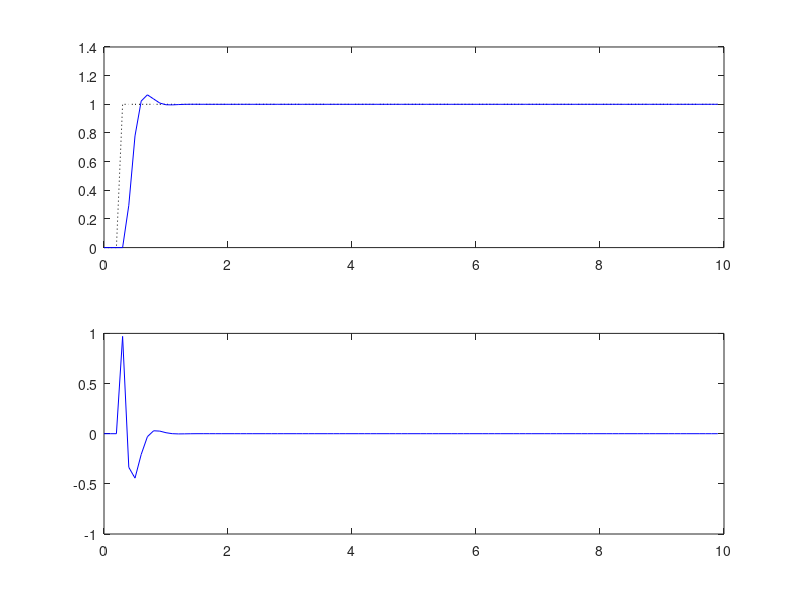

This chart was generated by the following MATLAB code:
%% Atividade 05: Projetar e implementar, por simulação, o  PMVC, DMC e GPC.
clear all; close all; clc;

%% Parametros
Ts = 0.1;                % periodo de amostragem (s)
td = 0;                  % atraso continuo (s)
d = round((td/Ts) + 1)   % atraso discreto (em amostras)

Ny = 2; Nu = 1;          % horizonte de predição
lam = .000001;           % fator de ponderação de controle

%% Planta a) Dinâmica do ângulo de roll do VLS-1 em Max Q

% Modelo contínuo
    Gs = tf(61.0492, [1  0.098859 0]);
    
    % Verificando os autovalores
    disp('Autovalores da planta:')
    eig(Gs)

% Modelo discreto
    Gz = c2d(Gs,Ts, 'zoh')
        Az = Gz.den{1};
            a1 = Az(2); a2 = Az(3);
        Bz = Gz.num{1}
            b0 = Bz(2); b1 = Bz(3);

% Converting the system to the ARIMAX state-space form:
DAz = conv(Az,[1 -1])
A = [ -DAz(2:end)'  [ eye(2,2) ; [0 0] ]   ]
B = [ Bz(2:end)' ; 0]
C = [ 1 0 0 ];
Gamma = [ -DAz(2:end)' ]
% sysa = ss(A,B,C,0,Ts); figure; step(sysa)


%% GPC
nb=1; na = 2;

    Eorig =[1]; 
    E=1; F=[A^0*Gamma]'; Gmat=[];
    Gj=conv(E,Bz(2:end)); Gbar=[Gj(end-nb+1:end)];

    for j=2:Ny
        E=[E C*A^(j-2)*Gamma]; F=[F;[A^(j-1)*Gamma]'];
        Gj=conv(E,Bz(2:end)); Gbar=[Gbar; Gj(end-nb+1:end)];
    end

% Matriz G
    G = toeplitz( Gj(1:end-nb) ); G=tril(G);
    G = G(1:Ny,1:Nu); 

% Matriz F_R 
    F_R = [Gbar F];

% Ganho
    K = inv(G'*G +lam*eye(Nu,Nu))*G';
    K1 = K(1,:);

%% Simulação
tfinal = 10; 
Nsim = round(tfinal/Ts);

% Sinal de referencia
r(1:na+d)=0; r(na+d+1:Nsim+Ny)=1;
r = r'; 

for k = 1:na+d % initial conditions (N is huge!)
    y(k)=0;
    u(k)=0;
    du(k)=0;
end
for k = na+d+1:Nsim
    % Planta
    y(k) = -a1*y(k-1) -a2*y(k-2) +b0*u(k-d) +b1*u(k-d-1);

    % Controlador
    x = [du(k-1) y(k) y(k-1) y(k-2)]';

    du(k) = K1*( r(k:k+Ny-1,1)-F_R*x );

    u(k) = u(k-1) +du(k);

    % Saturação
    % if u(k) >= 0.06981
    %   u(k) = 0.06981;
    % elseif u(k) <= 0
    %   u(k) = 0;
    % end
end

%% Plots
t=0:Ts:Nsim*Ts-Ts;
figure;
subplot(211)
    plot(t,r(1:Nsim),':k'); hold;
    plot(t,y,'b');

subplot(212)
    plot(t,u,'b');
